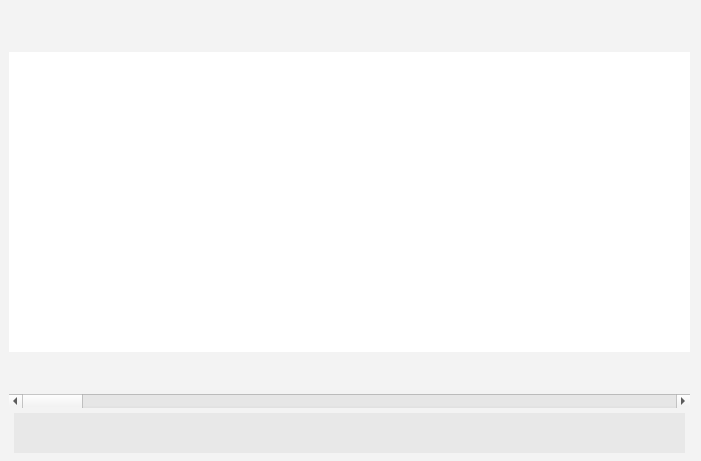
<?xml version="1.0" encoding="UTF-8"?>
<ui version="4.0">
 <class>TextRoomMain</class>
 <widget class="QWidget" name="TextRoomMain">
  <property name="geometry">
   <rect>
    <x>0</x>
    <y>0</y>
    <width>701</width>
    <height>461</height>
   </rect>
  </property>
  <property name="palette">
   <palette>
    <active>
     <colorrole role="Base">
      <brush brushstyle="SolidPattern">
       <color alpha="255">
        <red>255</red>
        <green>255</green>
        <blue>255</blue>
       </color>
      </brush>
     </colorrole>
     <colorrole role="Window">
      <brush brushstyle="SolidPattern">
       <color alpha="255">
        <red>243</red>
        <green>243</green>
        <blue>243</blue>
       </color>
      </brush>
     </colorrole>
    </active>
    <inactive>
     <colorrole role="Base">
      <brush brushstyle="SolidPattern">
       <color alpha="255">
        <red>255</red>
        <green>255</green>
        <blue>255</blue>
       </color>
      </brush>
     </colorrole>
     <colorrole role="Window">
      <brush brushstyle="SolidPattern">
       <color alpha="255">
        <red>243</red>
        <green>243</green>
        <blue>243</blue>
       </color>
      </brush>
     </colorrole>
    </inactive>
    <disabled>
     <colorrole role="Base">
      <brush brushstyle="SolidPattern">
       <color alpha="255">
        <red>243</red>
        <green>243</green>
        <blue>243</blue>
       </color>
      </brush>
     </colorrole>
     <colorrole role="Window">
      <brush brushstyle="SolidPattern">
       <color alpha="255">
        <red>243</red>
        <green>243</green>
        <blue>243</blue>
       </color>
      </brush>
     </colorrole>
    </disabled>
   </palette>
  </property>
  <property name="font">
   <font>
    <pointsize>10</pointsize>
   </font>
  </property>
  <property name="focusPolicy">
   <enum>Qt::StrongFocus</enum>
  </property>
  <property name="windowTitle">
   <string>TextRoom</string>
  </property>
  <property name="autoFillBackground">
   <bool>true</bool>
  </property>
  <property name="styleSheet">
   <string/>
  </property>
  <layout class="QVBoxLayout">
   <property name="spacing">
    <number>0</number>
   </property>
   <property name="leftMargin">
    <number>9</number>
   </property>
   <property name="topMargin">
    <number>9</number>
   </property>
   <property name="bottomMargin">
    <number>3</number>
   </property>
   <item>
    <spacer name="topSpacer">
     <property name="orientation">
      <enum>Qt::Vertical</enum>
     </property>
     <property name="sizeHint" stdset="0">
      <size>
       <width>680</width>
       <height>37</height>
      </size>
     </property>
    </spacer>
   </item>
   <item>
    <layout class="QHBoxLayout" name="_2">
     <property name="spacing">
      <number>0</number>
     </property>
     <item>
      <widget class="QTextBrowser" name="textEdit">
       <property name="minimumSize">
        <size>
         <width>600</width>
         <height>300</height>
        </size>
       </property>
       <property name="frameShape">
        <enum>QFrame::NoFrame</enum>
       </property>
       <property name="lineWidth">
        <number>0</number>
       </property>
       <property name="verticalScrollBarPolicy">
        <enum>Qt::ScrollBarAlwaysOff</enum>
       </property>
       <property name="horizontalScrollBarPolicy">
        <enum>Qt::ScrollBarAlwaysOff</enum>
       </property>
       <property name="undoRedoEnabled">
        <bool>true</bool>
       </property>
       <property name="readOnly">
        <bool>false</bool>
       </property>
       <property name="openExternalLinks">
        <bool>true</bool>
       </property>
      </widget>
     </item>
    </layout>
   </item>
   <item>
    <spacer name="bottomSpacer">
     <property name="orientation">
      <enum>Qt::Vertical</enum>
     </property>
     <property name="sizeHint" stdset="0">
      <size>
       <width>680</width>
       <height>37</height>
      </size>
     </property>
    </spacer>
   </item>
   <item>
    <widget class="QScrollBar" name="horizontalSlider">
     <property name="orientation">
      <enum>Qt::Horizontal</enum>
     </property>
    </widget>
   </item>
   <item>
    <layout class="QHBoxLayout">
     <property name="spacing">
      <number>0</number>
     </property>
     <property name="sizeConstraint">
      <enum>QLayout::SetDefaultConstraint</enum>
     </property>
     <property name="margin">
      <number>5</number>
     </property>
     <item>
      <widget class="QLabel" name="statsLabel">
       <property name="sizePolicy">
        <sizepolicy hsizetype="Preferred" vsizetype="Fixed">
         <horstretch>0</horstretch>
         <verstretch>0</verstretch>
        </sizepolicy>
       </property>
       <property name="minimumSize">
        <size>
         <width>0</width>
         <height>40</height>
        </size>
       </property>
       <property name="maximumSize">
        <size>
         <width>16777215</width>
         <height>100</height>
        </size>
       </property>
       <property name="palette">
        <palette>
         <active>
          <colorrole role="Base">
           <brush brushstyle="SolidPattern">
            <color alpha="255">
             <red>255</red>
             <green>255</green>
             <blue>255</blue>
            </color>
           </brush>
          </colorrole>
          <colorrole role="Window">
           <brush brushstyle="SolidPattern">
            <color alpha="255">
             <red>232</red>
             <green>232</green>
             <blue>232</blue>
            </color>
           </brush>
          </colorrole>
         </active>
         <inactive>
          <colorrole role="Base">
           <brush brushstyle="SolidPattern">
            <color alpha="255">
             <red>255</red>
             <green>255</green>
             <blue>255</blue>
            </color>
           </brush>
          </colorrole>
          <colorrole role="Window">
           <brush brushstyle="SolidPattern">
            <color alpha="255">
             <red>232</red>
             <green>232</green>
             <blue>232</blue>
            </color>
           </brush>
          </colorrole>
         </inactive>
         <disabled>
          <colorrole role="Base">
           <brush brushstyle="SolidPattern">
            <color alpha="255">
             <red>232</red>
             <green>232</green>
             <blue>232</blue>
            </color>
           </brush>
          </colorrole>
          <colorrole role="Window">
           <brush brushstyle="SolidPattern">
            <color alpha="255">
             <red>232</red>
             <green>232</green>
             <blue>232</blue>
            </color>
           </brush>
          </colorrole>
         </disabled>
        </palette>
       </property>
       <property name="font">
        <font>
         <pointsize>8</pointsize>
        </font>
       </property>
       <property name="autoFillBackground">
        <bool>true</bool>
       </property>
       <property name="styleSheet">
        <string notr="true"/>
       </property>
       <property name="frameShape">
        <enum>QFrame::Panel</enum>
       </property>
       <property name="frameShadow">
        <enum>QFrame::Plain</enum>
       </property>
       <property name="lineWidth">
        <number>0</number>
       </property>
       <property name="text">
        <string/>
       </property>
       <property name="scaledContents">
        <bool>true</bool>
       </property>
       <property name="alignment">
        <set>Qt::AlignLeading|Qt::AlignLeft|Qt::AlignVCenter</set>
       </property>
       <property name="wordWrap">
        <bool>false</bool>
       </property>
       <property name="margin">
        <number>10</number>
       </property>
      </widget>
     </item>
     <item>
      <widget class="QLabel" name="deadlineLabel">
       <property name="sizePolicy">
        <sizepolicy hsizetype="Preferred" vsizetype="Fixed">
         <horstretch>0</horstretch>
         <verstretch>0</verstretch>
        </sizepolicy>
       </property>
       <property name="minimumSize">
        <size>
         <width>0</width>
         <height>40</height>
        </size>
       </property>
       <property name="maximumSize">
        <size>
         <width>16777215</width>
         <height>100</height>
        </size>
       </property>
       <property name="palette">
        <palette>
         <active>
          <colorrole role="WindowText">
           <brush brushstyle="SolidPattern">
            <color alpha="255">
             <red>64</red>
             <green>64</green>
             <blue>64</blue>
            </color>
           </brush>
          </colorrole>
          <colorrole role="Base">
           <brush brushstyle="SolidPattern">
            <color alpha="255">
             <red>0</red>
             <green>0</green>
             <blue>0</blue>
            </color>
           </brush>
          </colorrole>
          <colorrole role="Window">
           <brush brushstyle="SolidPattern">
            <color alpha="255">
             <red>232</red>
             <green>232</green>
             <blue>232</blue>
            </color>
           </brush>
          </colorrole>
         </active>
         <inactive>
          <colorrole role="WindowText">
           <brush brushstyle="SolidPattern">
            <color alpha="255">
             <red>64</red>
             <green>64</green>
             <blue>64</blue>
            </color>
           </brush>
          </colorrole>
          <colorrole role="Base">
           <brush brushstyle="SolidPattern">
            <color alpha="255">
             <red>0</red>
             <green>0</green>
             <blue>0</blue>
            </color>
           </brush>
          </colorrole>
          <colorrole role="Window">
           <brush brushstyle="SolidPattern">
            <color alpha="255">
             <red>232</red>
             <green>232</green>
             <blue>232</blue>
            </color>
           </brush>
          </colorrole>
         </inactive>
         <disabled>
          <colorrole role="WindowText">
           <brush brushstyle="SolidPattern">
            <color alpha="255">
             <red>128</red>
             <green>128</green>
             <blue>128</blue>
            </color>
           </brush>
          </colorrole>
          <colorrole role="Base">
           <brush brushstyle="SolidPattern">
            <color alpha="255">
             <red>0</red>
             <green>0</green>
             <blue>0</blue>
            </color>
           </brush>
          </colorrole>
          <colorrole role="Window">
           <brush brushstyle="SolidPattern">
            <color alpha="255">
             <red>232</red>
             <green>232</green>
             <blue>232</blue>
            </color>
           </brush>
          </colorrole>
         </disabled>
        </palette>
       </property>
       <property name="font">
        <font>
         <family>Sans Serif</family>
         <pointsize>8</pointsize>
        </font>
       </property>
       <property name="layoutDirection">
        <enum>Qt::LeftToRight</enum>
       </property>
       <property name="autoFillBackground">
        <bool>true</bool>
       </property>
       <property name="styleSheet">
        <string notr="true"/>
       </property>
       <property name="frameShape">
        <enum>QFrame::Panel</enum>
       </property>
       <property name="lineWidth">
        <number>0</number>
       </property>
       <property name="text">
        <string/>
       </property>
       <property name="scaledContents">
        <bool>true</bool>
       </property>
       <property name="alignment">
        <set>Qt::AlignRight|Qt::AlignTrailing|Qt::AlignVCenter</set>
       </property>
       <property name="wordWrap">
        <bool>false</bool>
       </property>
       <property name="margin">
        <number>10</number>
       </property>
      </widget>
     </item>
    </layout>
   </item>
  </layout>
 </widget>
 <resources/>
 <connections/>
</ui>
